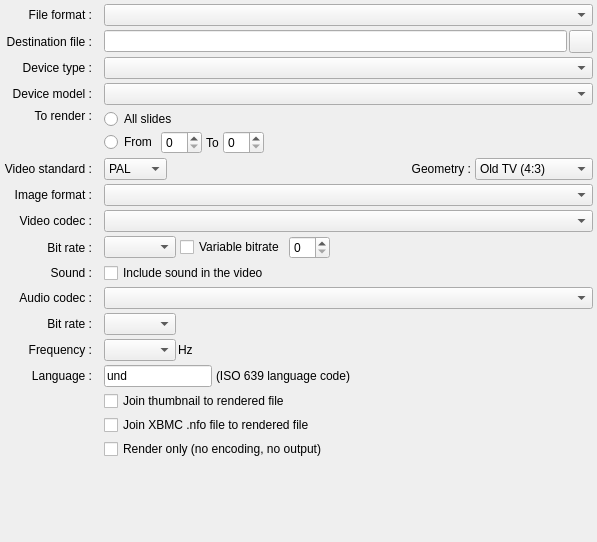
     <widget class="QWidget" name="SelectDestWidget">
      <property name="geometry">
       <rect>
        <x>0</x>
        <y>0</y>
        <width>597</width>
        <height>542</height>
       </rect>
      </property>
      <property name="sizePolicy">
       <sizepolicy hsizetype="Expanding" vsizetype="Expanding">
        <horstretch>0</horstretch>
        <verstretch>0</verstretch>
       </sizepolicy>
      </property>
      <layout class="QGridLayout" name="gridLayout_2">
       <property name="leftMargin">
        <number>4</number>
       </property>
       <property name="topMargin">
        <number>4</number>
       </property>
       <property name="rightMargin">
        <number>4</number>
       </property>
       <property name="bottomMargin">
        <number>4</number>
       </property>
       <property name="spacing">
        <number>4</number>
       </property>
       <item row="27" column="0">
        <spacer name="verticalSpacer_3">
         <property name="orientation">
          <enum>Qt::Vertical</enum>
         </property>
         <property name="sizeHint" stdset="0">
          <size>
           <width>20</width>
           <height>40</height>
          </size>
         </property>
        </spacer>
       </item>
       <item row="10" column="0">
        <widget class="QLabel" name="ImageSizeLabel">
         <property name="text">
          <string>Image format :</string>
         </property>
         <property name="alignment">
          <set>Qt::AlignRight|Qt::AlignTrailing|Qt::AlignVCenter</set>
         </property>
        </widget>
       </item>
       <item row="14" column="3">
        <layout class="QHBoxLayout" name="horizontalLayout_8">
         <property name="spacing">
          <number>4</number>
         </property>
         <item>
          <widget class="QComboBox" name="VideoBitRateCB">
           <property name="toolTip">
            <string>Select the video compression ratio from the displayed list.</string>
           </property>
           <property name="sizeAdjustPolicy">
            <enum>QComboBox::AdjustToContents</enum>
           </property>
          </widget>
         </item>
         <item>
          <widget class="QCheckBox" name="VBRCB">
           <property name="toolTip">
            <string>If this box is checked, the bitrate is variable (between -50% to +125%)

Notes:
- If the project contains mostly pictures, this option can significantly reduce the size of the video file (up to 80%)
- By cons, if the project contains mostly videos this option will increase the size of the video file

By default, this box is checked if duration of videos are less than half of the total duration</string>
           </property>
           <property name="text">
            <string>Variable bitrate</string>
           </property>
          </widget>
         </item>
         <item>
          <widget class="QSpinBox" name="sbCRF"/>
         </item>
         <item>
          <spacer name="horizontalSpacer_4">
           <property name="orientation">
            <enum>Qt::Horizontal</enum>
           </property>
           <property name="sizeHint" stdset="0">
            <size>
             <width>40</width>
             <height>20</height>
            </size>
           </property>
          </spacer>
         </item>
        </layout>
       </item>
       <item row="4" column="0">
        <widget class="QLabel" name="label">
         <property name="text">
          <string>Destination file :</string>
         </property>
         <property name="alignment">
          <set>Qt::AlignRight|Qt::AlignTrailing|Qt::AlignVCenter</set>
         </property>
        </widget>
       </item>
       <item row="6" column="0">
        <widget class="QLabel" name="DeviceModelLabel">
         <property name="text">
          <string>Device model :</string>
         </property>
         <property name="alignment">
          <set>Qt::AlignRight|Qt::AlignTrailing|Qt::AlignVCenter</set>
         </property>
        </widget>
       </item>
       <item row="7" column="0">
        <widget class="QLabel" name="label_2">
         <property name="text">
          <string>To render :</string>
         </property>
         <property name="alignment">
          <set>Qt::AlignRight|Qt::AlignTop|Qt::AlignTrailing</set>
         </property>
        </widget>
       </item>
       <item row="11" column="0">
        <widget class="QLabel" name="VideoFormatLabel">
         <property name="text">
          <string>Video codec :</string>
         </property>
         <property name="alignment">
          <set>Qt::AlignRight|Qt::AlignTrailing|Qt::AlignVCenter</set>
         </property>
        </widget>
       </item>
       <item row="10" column="3">
        <widget class="QComboBox" name="ImageSizeCombo">
         <property name="toolTip">
          <string>Select the image format to be used to render the video from the displayed list.</string>
         </property>
         <property name="currentIndex">
          <number>-1</number>
         </property>
        </widget>
       </item>
       <item row="17" column="3">
        <layout class="QHBoxLayout" name="horizontalLayout_7">
         <property name="spacing">
          <number>2</number>
         </property>
         <item>
          <widget class="QComboBox" name="AudioBitRateCB">
           <property name="sizePolicy">
            <sizepolicy hsizetype="Minimum" vsizetype="Fixed">
             <horstretch>0</horstretch>
             <verstretch>0</verstretch>
            </sizepolicy>
           </property>
           <property name="toolTip">
            <string>Select the audio compression ratio from the displayed list.</string>
           </property>
           <property name="sizeAdjustPolicy">
            <enum>QComboBox::AdjustToContents</enum>
           </property>
          </widget>
         </item>
         <item>
          <spacer name="horizontalSpacer_3">
           <property name="orientation">
            <enum>Qt::Horizontal</enum>
           </property>
           <property name="sizeHint" stdset="0">
            <size>
             <width>40</width>
             <height>0</height>
            </size>
           </property>
          </spacer>
         </item>
        </layout>
       </item>
       <item row="11" column="3">
        <widget class="QComboBox" name="VideoFormatCB">
         <property name="sizePolicy">
          <sizepolicy hsizetype="Expanding" vsizetype="Fixed">
           <horstretch>0</horstretch>
           <verstretch>0</verstretch>
          </sizepolicy>
         </property>
         <property name="minimumSize">
          <size>
           <width>150</width>
           <height>0</height>
          </size>
         </property>
         <property name="toolTip">
          <string>Select the video codec to be used to render the video from the displayed list.</string>
         </property>
        </widget>
       </item>
       <item row="15" column="3">
        <widget class="QCheckBox" name="IncludeSoundCB">
         <property name="toolTip">
          <string>If this box is checked then the sound track will be included in the video.</string>
         </property>
         <property name="text">
          <string>Include sound in the video</string>
         </property>
        </widget>
       </item>
       <item row="4" column="3">
        <layout class="QHBoxLayout" name="horizontalLayout">
         <property name="spacing">
          <number>2</number>
         </property>
         <property name="leftMargin">
          <number>0</number>
         </property>
         <property name="topMargin">
          <number>0</number>
         </property>
         <property name="rightMargin">
          <number>0</number>
         </property>
         <property name="bottomMargin">
          <number>0</number>
         </property>
         <item>
          <widget class="QLineEdit" name="DestinationFilePath">
           <property name="toolTip">
            <string>Destination file path</string>
           </property>
          </widget>
         </item>
         <item>
          <widget class="QToolButton" name="DestinationFilePathBT">
           <property name="toolTip">
            <string>Click on this button to select graphically a file and a directory.</string>
           </property>
           <property name="text">
            <string notr="true"/>
           </property>
           <property name="icon">
            <iconset resource="../RSCffDiaporama.qrc">
             <normaloff>:/img/FolderOpen.png</normaloff>:/img/FolderOpen.png</iconset>
           </property>
          </widget>
         </item>
        </layout>
       </item>
       <item row="19" column="0">
        <widget class="QLabel" name="AudioLanguageLabel1">
         <property name="text">
          <string>Language :</string>
         </property>
         <property name="alignment">
          <set>Qt::AlignRight|Qt::AlignTrailing|Qt::AlignVCenter</set>
         </property>
        </widget>
       </item>
       <item row="16" column="3">
        <widget class="QComboBox" name="AudioFormatCB">
         <property name="sizePolicy">
          <sizepolicy hsizetype="Expanding" vsizetype="Fixed">
           <horstretch>0</horstretch>
           <verstretch>0</verstretch>
          </sizepolicy>
         </property>
         <property name="minimumSize">
          <size>
           <width>150</width>
           <height>0</height>
          </size>
         </property>
         <property name="toolTip">
          <string>Select the audio codec to be used to render the video from the displayed list.</string>
         </property>
        </widget>
       </item>
       <item row="9" column="3">
        <layout class="QHBoxLayout" name="horizontalLayout_9">
         <item>
          <widget class="QComboBox" name="StandardCombo">
           <property name="toolTip">
            <string>Select the video standard to use, PAL or NTSC.</string>
           </property>
           <item>
            <property name="text">
             <string>PAL</string>
            </property>
           </item>
           <item>
            <property name="text">
             <string>NTSC</string>
            </property>
           </item>
          </widget>
         </item>
         <item>
          <widget class="QLabel" name="GeometryLabel">
           <property name="sizePolicy">
            <sizepolicy hsizetype="Expanding" vsizetype="Preferred">
             <horstretch>0</horstretch>
             <verstretch>0</verstretch>
            </sizepolicy>
           </property>
           <property name="text">
            <string>Geometry :</string>
           </property>
           <property name="alignment">
            <set>Qt::AlignRight|Qt::AlignTrailing|Qt::AlignVCenter</set>
           </property>
          </widget>
         </item>
         <item>
          <widget class="QComboBox" name="GeometryCombo">
           <property name="toolTip">
            <string>Show the geometry of the project.</string>
           </property>
           <property name="currentIndex">
            <number>0</number>
           </property>
           <item>
            <property name="text">
             <string>Old TV (4:3)</string>
            </property>
           </item>
           <item>
            <property name="text">
             <string>TV Wide (16:9)</string>
            </property>
           </item>
           <item>
            <property name="text">
             <string>Cinema (2.35:1)</string>
            </property>
           </item>
          </widget>
         </item>
        </layout>
       </item>
       <item row="2" column="3">
        <widget class="QComboBox" name="FileFormatCB">
         <property name="sizePolicy">
          <sizepolicy hsizetype="Preferred" vsizetype="Fixed">
           <horstretch>0</horstretch>
           <verstretch>0</verstretch>
          </sizepolicy>
         </property>
         <property name="toolTip">
          <string>Select the type of file to be used to render the video from the displayed list.</string>
         </property>
        </widget>
       </item>
       <item row="26" column="0" colspan="4">
        <widget class="QLabel" name="RenderFormatText">
         <property name="text">
          <string notr="true"/>
         </property>
         <property name="wordWrap">
          <bool>true</bool>
         </property>
        </widget>
       </item>
       <item row="20" column="3">
        <widget class="QCheckBox" name="ExportThumbCB">
         <property name="toolTip">
          <string>If this box is checked then a thumbnail file will be created with video.</string>
         </property>
         <property name="text">
          <string>Join thumbnail to rendered file</string>
         </property>
        </widget>
       </item>
       <item row="9" column="0">
        <widget class="QLabel" name="StandardLabel">
         <property name="text">
          <string>Video standard :</string>
         </property>
         <property name="alignment">
          <set>Qt::AlignRight|Qt::AlignTrailing|Qt::AlignVCenter</set>
         </property>
        </widget>
       </item>
       <item row="18" column="0">
        <widget class="QLabel" name="AudioFreqLabel">
         <property name="text">
          <string>Frequency :</string>
         </property>
         <property name="alignment">
          <set>Qt::AlignRight|Qt::AlignTrailing|Qt::AlignVCenter</set>
         </property>
        </widget>
       </item>
       <item row="14" column="0">
        <widget class="QLabel" name="VideoBitRateLabel">
         <property name="sizePolicy">
          <sizepolicy hsizetype="Preferred" vsizetype="Preferred">
           <horstretch>0</horstretch>
           <verstretch>0</verstretch>
          </sizepolicy>
         </property>
         <property name="text">
          <string>Bit rate :</string>
         </property>
         <property name="alignment">
          <set>Qt::AlignRight|Qt::AlignTrailing|Qt::AlignVCenter</set>
         </property>
        </widget>
       </item>
       <item row="7" column="3">
        <layout class="QGridLayout" name="gridLayout_4">
         <property name="horizontalSpacing">
          <number>4</number>
         </property>
         <property name="verticalSpacing">
          <number>2</number>
         </property>
         <item row="0" column="0" colspan="5">
          <widget class="QRadioButton" name="RenderZoneAllBt">
           <property name="toolTip">
            <string>The rendering can be made on the whole project or only on a part.
By checking the option All slides to render the video of the whole project.</string>
           </property>
           <property name="text">
            <string>All slides</string>
           </property>
          </widget>
         </item>
         <item row="1" column="0">
          <widget class="QRadioButton" name="RenderZoneFromBt">
           <property name="toolTip">
            <string>The rendering can be made on the whole project or only on a part.
By checking the option From and then entering the numbers of the start and end slides to generate a video of only a part of the project.</string>
           </property>
           <property name="text">
            <string>From</string>
           </property>
          </widget>
         </item>
         <item row="1" column="1">
          <widget class="QSpinBox" name="RenderZoneFromED">
           <property name="toolTip">
            <string>The rendering can be made on the whole project or only on a part.
By checking the option From and then entering the numbers of the start and end slides to generate a video of only a part of the project.</string>
           </property>
          </widget>
         </item>
         <item row="1" column="2">
          <widget class="QLabel" name="RenderZoneTo">
           <property name="text">
            <string>To</string>
           </property>
          </widget>
         </item>
         <item row="1" column="3">
          <widget class="QSpinBox" name="RenderZoneToED">
           <property name="toolTip">
            <string>The rendering can be made on the whole project or only on a part.
By checking the option From and then entering the numbers of the start and end slides to generate a video of only a part of the project.</string>
           </property>
          </widget>
         </item>
         <item row="1" column="4">
          <spacer name="horizontalSpacer">
           <property name="orientation">
            <enum>Qt::Horizontal</enum>
           </property>
           <property name="sizeHint" stdset="0">
            <size>
             <width>40</width>
             <height>20</height>
            </size>
           </property>
          </spacer>
         </item>
        </layout>
       </item>
       <item row="5" column="0">
        <widget class="QLabel" name="DeviceTypeLabel">
         <property name="text">
          <string>Device type :</string>
         </property>
         <property name="alignment">
          <set>Qt::AlignRight|Qt::AlignTrailing|Qt::AlignVCenter</set>
         </property>
        </widget>
       </item>
       <item row="5" column="3">
        <widget class="QComboBox" name="DeviceTypeCB">
         <property name="toolTip">
          <string>Select the type of equipment</string>
         </property>
        </widget>
       </item>
       <item row="15" column="0">
        <widget class="QLabel" name="SoundLabel">
         <property name="text">
          <string>Sound :</string>
         </property>
         <property name="alignment">
          <set>Qt::AlignRight|Qt::AlignTrailing|Qt::AlignVCenter</set>
         </property>
        </widget>
       </item>
       <item row="16" column="0">
        <widget class="QLabel" name="AudioFormatLabel">
         <property name="text">
          <string>Audio codec :</string>
         </property>
         <property name="alignment">
          <set>Qt::AlignRight|Qt::AlignTrailing|Qt::AlignVCenter</set>
         </property>
        </widget>
       </item>
       <item row="28" column="3">
        <spacer name="verticalSpacer_2">
         <property name="orientation">
          <enum>Qt::Vertical</enum>
         </property>
         <property name="sizeHint" stdset="0">
          <size>
           <width>20</width>
           <height>40</height>
          </size>
         </property>
        </spacer>
       </item>
       <item row="19" column="3">
        <layout class="QHBoxLayout" name="horizontalLayout_6">
         <item>
          <widget class="QLineEdit" name="LanguageED">
           <property name="sizePolicy">
            <sizepolicy hsizetype="Minimum" vsizetype="Preferred">
             <horstretch>0</horstretch>
             <verstretch>0</verstretch>
            </sizepolicy>
           </property>
           <property name="toolTip">
            <string>Defines the value of the Language field.
This value is used by players to indicate in which language is the audio track.
This value is on 3 characters and follows the ISO 639 recommendation.</string>
           </property>
           <property name="text">
            <string>und</string>
           </property>
           <property name="maxLength">
            <number>3</number>
           </property>
          </widget>
         </item>
         <item>
          <widget class="QLabel" name="AudioLanguageLabel2">
           <property name="sizePolicy">
            <sizepolicy hsizetype="Expanding" vsizetype="Preferred">
             <horstretch>0</horstretch>
             <verstretch>0</verstretch>
            </sizepolicy>
           </property>
           <property name="text">
            <string>(ISO 639 language code)</string>
           </property>
          </widget>
         </item>
        </layout>
       </item>
       <item row="2" column="0">
        <widget class="QLabel" name="FileFormatLabel">
         <property name="text">
          <string>File format :</string>
         </property>
         <property name="alignment">
          <set>Qt::AlignRight|Qt::AlignTrailing|Qt::AlignVCenter</set>
         </property>
        </widget>
       </item>
       <item row="18" column="3">
        <layout class="QHBoxLayout" name="horizontalLayout_10">
         <property name="spacing">
          <number>2</number>
         </property>
         <item>
          <widget class="QComboBox" name="AudioFreqCB">
           <property name="sizePolicy">
            <sizepolicy hsizetype="Minimum" vsizetype="Fixed">
             <horstretch>0</horstretch>
             <verstretch>0</verstretch>
            </sizepolicy>
           </property>
           <property name="toolTip">
            <string>Select the frequency to use for audio during the rendering.</string>
           </property>
          </widget>
         </item>
         <item>
          <widget class="QLabel" name="AudioFreqLabel2">
           <property name="sizePolicy">
            <sizepolicy hsizetype="Expanding" vsizetype="Preferred">
             <horstretch>0</horstretch>
             <verstretch>0</verstretch>
            </sizepolicy>
           </property>
           <property name="text">
            <string notr="true">Hz</string>
           </property>
          </widget>
         </item>
        </layout>
       </item>
       <item row="6" column="3">
        <widget class="QComboBox" name="DeviceModelCB">
         <property name="toolTip">
          <string>Select the model of equipment</string>
         </property>
        </widget>
       </item>
       <item row="17" column="0">
        <widget class="QLabel" name="AudioBitRateLabel">
         <property name="text">
          <string>Bit rate :</string>
         </property>
         <property name="alignment">
          <set>Qt::AlignRight|Qt::AlignTrailing|Qt::AlignVCenter</set>
         </property>
        </widget>
       </item>
       <item row="21" column="3">
        <widget class="QCheckBox" name="ExportXBMCNfoCB">
         <property name="toolTip">
          <string>If this box is checked then a XBMC .nfo file will be created with video.</string>
         </property>
         <property name="text">
          <string>Join XBMC .nfo file to rendered file</string>
         </property>
        </widget>
       </item>
       <item row="22" column="3">
        <widget class="QCheckBox" name="cbRenderOnly">
         <property name="text">
          <string>Render only (no encoding, no output)</string>
         </property>
        </widget>
       </item>
      </layout>
     </widget>
